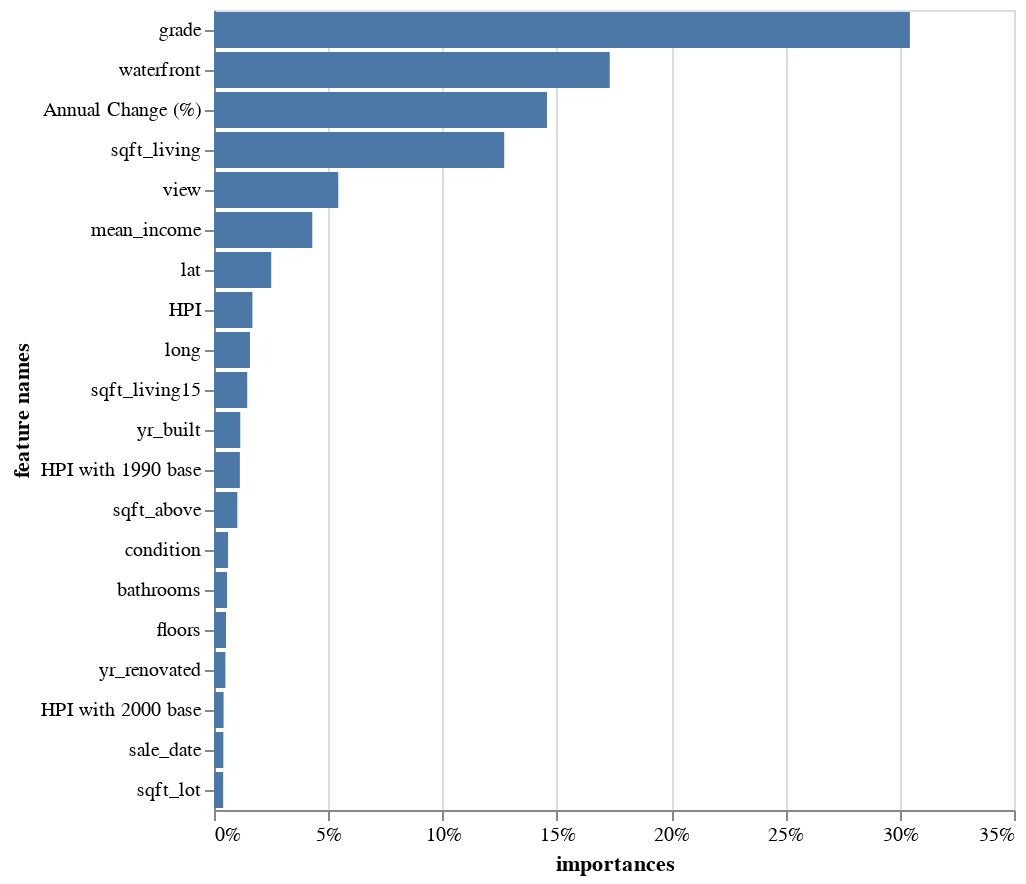

The code cell stored with this chart in its notebook:
### Code cell
import altair as alt

feat_imports['percents'] = round((feat_imports.importances * 100).astype(float),2)
alt.Chart(feat_imports.head(20)).mark_bar().encode(
    alt.X("importances", axis=alt.Axis(format='%')),
    alt.Y('feature names',sort='-x'),
    tooltip=('percents'))

### Figure 1 — Vega-Lite specification as saved in the notebook (floating-point values rounded to 4 significant figures)
{"config": {"view": {"continuousWidth": 400, "continuousHeight": 300}}, "data": {"name": "data-d23040bac8fb0d650c061d6982e19176"}, "mark": "bar", "encoding": {"tooltip": {"field": "percents", "type": "quantitative"}, "x": {"axis": {"format": "%"}, "field": "importances", "type": "quantitative"}, "y": {"field": "feature names", "sort": "-x", "type": "nominal"}}, "$schema": "https://vega.github.io/schema/vega-lite/v4.17.0.json", "datasets": {"data-d23040bac8fb0d650c061d6982e19176": [{"feature names": "grade", "importances": 0.3044, "percents": 30.44}, {"feature names": "waterfront", "importances": 0.1731, "percents": 17.31}, {"feature names": "Annual Change (%)", "importances": 0.1457, "percents": 14.57}, {"feature names": "sqft_living", "importances": 0.127, "percents": 12.7}, {"feature names": "view", "importances": 0.05437, "percents": 5.44}, {"feature names": "mean_income", "importances": 0.04301, "percents": 4.3}, {"feature names": "lat", "importances": 0.02504, "percents": 2.5}, {"feature names": "HPI", "importances": 0.01681, "percents": 1.68}, {"feature names": "long", "importances": 0.01573, "percents": 1.57}, {"feature names": "sqft_living15", "importances": 0.01454, "percents": 1.45}, {"feature names": "yr_built", "importances": 0.01149, "percents": 1.15}, {"feature names": "HPI with 1990 base", "importances": 0.01131, "percents": 1.13}, {"feature names": "sqft_above", "importances": 0.01022, "percents": 1.02}, {"feature names": "condition", "importances": 0.006154, "percents": 0.62}, {"feature names": "bathrooms", "importances": 0.005709, "percents": 0.57}, {"feature names": "floors", "importances": 0.005252, "percents": 0.53}, {"feature names": "yr_renovated", "importances": 0.004978, "percents": 0.5}, {"feature names": "HPI with 2000 base", "importances": 0.004192, "percents": 0.42}, {"feature names": "sale_date", "importances": 0.004084, "percents": 0.41}, {"feature names": "sqft_lot", "importances": 0.004004, "percents": 0.4}]}}
